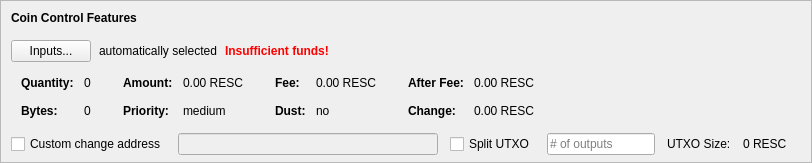
    <widget class="QFrame" name="frameCoinControl">
     <property name="sizePolicy">
      <sizepolicy hsizetype="Expanding" vsizetype="Expanding">
       <horstretch>0</horstretch>
       <verstretch>0</verstretch>
      </sizepolicy>
     </property>
     <property name="maximumSize">
      <size>
       <width>16777215</width>
       <height>16777215</height>
      </size>
     </property>
     <property name="frameShape">
      <enum>QFrame::StyledPanel</enum>
     </property>
     <property name="frameShadow">
      <enum>QFrame::Sunken</enum>
     </property>
     <layout class="QVBoxLayout" name="verticalLayoutCoinControl2">
      <property name="spacing">
       <number>0</number>
      </property>
      <property name="leftMargin">
       <number>0</number>
      </property>
      <property name="topMargin">
       <number>0</number>
      </property>
      <property name="rightMargin">
       <number>0</number>
      </property>
      <property name="bottomMargin">
       <number>6</number>
      </property>
      <item>
       <layout class="QVBoxLayout" name="verticalLayoutCoinControl" stretch="0,0,0,0,1">
        <property name="spacing">
         <number>0</number>
        </property>
        <property name="leftMargin">
         <number>10</number>
        </property>
        <property name="topMargin">
         <number>10</number>
        </property>
        <item>
         <layout class="QHBoxLayout" name="horizontalLayoutCoinControl1">
          <property name="bottomMargin">
           <number>15</number>
          </property>
          <item>
           <widget class="QLabel" name="labelCoinControlFeatures">
            <property name="sizePolicy">
             <sizepolicy hsizetype="Preferred" vsizetype="Maximum">
              <horstretch>0</horstretch>
              <verstretch>0</verstretch>
             </sizepolicy>
            </property>
            <property name="font">
             <font>
              <weight>75</weight>
              <bold>true</bold>
             </font>
            </property>
            <property name="styleSheet">
             <string notr="true">font-weight:bold;</string>
            </property>
            <property name="text">
             <string>Coin Control Features</string>
            </property>
           </widget>
          </item>
         </layout>
        </item>
        <item>
         <layout class="QHBoxLayout" name="horizontalLayoutCoinControl2" stretch="0,0,0,0">
          <property name="spacing">
           <number>8</number>
          </property>
          <property name="bottomMargin">
           <number>10</number>
          </property>
          <item>
           <widget class="QPushButton" name="pushButtonCoinControl">
            <property name="styleSheet">
             <string notr="true"/>
            </property>
            <property name="text">
             <string>Inputs...</string>
            </property>
            <property name="autoDefault">
             <bool>false</bool>
            </property>
           </widget>
          </item>
          <item>
           <widget class="QLabel" name="labelCoinControlAutomaticallySelected">
            <property name="text">
             <string>automatically selected</string>
            </property>
            <property name="margin">
             <number>5</number>
            </property>
           </widget>
          </item>
          <item>
           <widget class="QLabel" name="labelCoinControlInsuffFunds">
            <property name="font">
             <font>
              <weight>75</weight>
              <bold>true</bold>
             </font>
            </property>
            <property name="styleSheet">
             <string notr="true">color:red;font-weight:bold;</string>
            </property>
            <property name="text">
             <string>Insufficient funds!</string>
            </property>
            <property name="margin">
             <number>5</number>
            </property>
           </widget>
          </item>
          <item>
           <spacer name="horizontalSpacerCoinControl">
            <property name="orientation">
             <enum>Qt::Horizontal</enum>
            </property>
            <property name="sizeHint" stdset="0">
             <size>
              <width>40</width>
              <height>1</height>
             </size>
            </property>
           </spacer>
          </item>
         </layout>
        </item>
        <item>
         <widget class="QWidget" name="widgetCoinControl" native="true">
          <property name="sizePolicy">
           <sizepolicy hsizetype="Preferred" vsizetype="Preferred">
            <horstretch>0</horstretch>
            <verstretch>0</verstretch>
           </sizepolicy>
          </property>
          <property name="minimumSize">
           <size>
            <width>0</width>
            <height>0</height>
           </size>
          </property>
          <property name="styleSheet">
           <string notr="true"/>
          </property>
          <layout class="QHBoxLayout" name="horizontalLayoutCoinControl5">
           <property name="leftMargin">
            <number>0</number>
           </property>
           <property name="topMargin">
            <number>0</number>
           </property>
           <property name="rightMargin">
            <number>0</number>
           </property>
           <property name="bottomMargin">
            <number>0</number>
           </property>
           <item>
            <layout class="QHBoxLayout" name="horizontalLayoutCoinControl3" stretch="0,0,0,1">
             <property name="spacing">
              <number>20</number>
             </property>
             <property name="topMargin">
              <number>0</number>
             </property>
             <property name="bottomMargin">
              <number>10</number>
             </property>
             <item>
              <layout class="QFormLayout" name="formLayoutCoinControl1">
               <property name="horizontalSpacing">
                <number>10</number>
               </property>
               <property name="verticalSpacing">
                <number>14</number>
               </property>
               <property name="leftMargin">
                <number>10</number>
               </property>
               <property name="topMargin">
                <number>4</number>
               </property>
               <property name="rightMargin">
                <number>6</number>
               </property>
               <item row="0" column="0">
                <widget class="QLabel" name="labelCoinControlQuantityText">
                 <property name="font">
                  <font>
                   <weight>75</weight>
                   <bold>true</bold>
                  </font>
                 </property>
                 <property name="text">
                  <string>Quantity:</string>
                 </property>
                 <property name="margin">
                  <number>0</number>
                 </property>
                </widget>
               </item>
               <item row="0" column="1">
                <widget class="QLabel" name="labelCoinControlQuantity">
                 <property name="cursor">
                  <cursorShape>IBeamCursor</cursorShape>
                 </property>
                 <property name="contextMenuPolicy">
                  <enum>Qt::ActionsContextMenu</enum>
                 </property>
                 <property name="text">
                  <string notr="true">0</string>
                 </property>
                 <property name="margin">
                  <number>0</number>
                 </property>
                 <property name="textInteractionFlags">
                  <set>Qt::LinksAccessibleByMouse|Qt::TextSelectableByKeyboard|Qt::TextSelectableByMouse</set>
                 </property>
                </widget>
               </item>
               <item row="1" column="0">
                <widget class="QLabel" name="labelCoinControlBytesText">
                 <property name="font">
                  <font>
                   <weight>75</weight>
                   <bold>true</bold>
                  </font>
                 </property>
                 <property name="text">
                  <string>Bytes:</string>
                 </property>
                </widget>
               </item>
               <item row="1" column="1">
                <widget class="QLabel" name="labelCoinControlBytes">
                 <property name="cursor">
                  <cursorShape>IBeamCursor</cursorShape>
                 </property>
                 <property name="contextMenuPolicy">
                  <enum>Qt::ActionsContextMenu</enum>
                 </property>
                 <property name="text">
                  <string notr="true">0</string>
                 </property>
                 <property name="textInteractionFlags">
                  <set>Qt::LinksAccessibleByMouse|Qt::TextSelectableByKeyboard|Qt::TextSelectableByMouse</set>
                 </property>
                </widget>
               </item>
              </layout>
             </item>
             <item>
              <layout class="QFormLayout" name="formLayoutCoinControl2">
               <property name="horizontalSpacing">
                <number>10</number>
               </property>
               <property name="verticalSpacing">
                <number>14</number>
               </property>
               <property name="leftMargin">
                <number>6</number>
               </property>
               <property name="topMargin">
                <number>4</number>
               </property>
               <property name="rightMargin">
                <number>6</number>
               </property>
               <item row="0" column="0">
                <widget class="QLabel" name="labelCoinControlAmountText">
                 <property name="font">
                  <font>
                   <weight>75</weight>
                   <bold>true</bold>
                  </font>
                 </property>
                 <property name="text">
                  <string>Amount:</string>
                 </property>
                 <property name="margin">
                  <number>0</number>
                 </property>
                </widget>
               </item>
               <item row="0" column="1">
                <widget class="QLabel" name="labelCoinControlAmount">
                 <property name="cursor">
                  <cursorShape>IBeamCursor</cursorShape>
                 </property>
                 <property name="contextMenuPolicy">
                  <enum>Qt::ActionsContextMenu</enum>
                 </property>
                 <property name="text">
                  <string notr="true">0.00 RESC</string>
                 </property>
                 <property name="textInteractionFlags">
                  <set>Qt::LinksAccessibleByMouse|Qt::TextSelectableByKeyboard|Qt::TextSelectableByMouse</set>
                 </property>
                </widget>
               </item>
               <item row="1" column="0">
                <widget class="QLabel" name="labelCoinControlPriorityText">
                 <property name="font">
                  <font>
                   <weight>75</weight>
                   <bold>true</bold>
                  </font>
                 </property>
                 <property name="text">
                  <string>Priority:</string>
                 </property>
                </widget>
               </item>
               <item row="1" column="1">
                <widget class="QLabel" name="labelCoinControlPriority">
                 <property name="cursor">
                  <cursorShape>IBeamCursor</cursorShape>
                 </property>
                 <property name="contextMenuPolicy">
                  <enum>Qt::ActionsContextMenu</enum>
                 </property>
                 <property name="text">
                  <string>medium</string>
                 </property>
                 <property name="textInteractionFlags">
                  <set>Qt::LinksAccessibleByMouse|Qt::TextSelectableByKeyboard|Qt::TextSelectableByMouse</set>
                 </property>
                </widget>
               </item>
              </layout>
             </item>
             <item>
              <layout class="QFormLayout" name="formLayoutCoinControl3">
               <property name="horizontalSpacing">
                <number>10</number>
               </property>
               <property name="verticalSpacing">
                <number>14</number>
               </property>
               <property name="leftMargin">
                <number>6</number>
               </property>
               <property name="topMargin">
                <number>4</number>
               </property>
               <property name="rightMargin">
                <number>6</number>
               </property>
               <item row="0" column="0">
                <widget class="QLabel" name="labelCoinControlFeeText">
                 <property name="font">
                  <font>
                   <weight>75</weight>
                   <bold>true</bold>
                  </font>
                 </property>
                 <property name="text">
                  <string>Fee:</string>
                 </property>
                 <property name="margin">
                  <number>0</number>
                 </property>
                </widget>
               </item>
               <item row="0" column="1">
                <widget class="QLabel" name="labelCoinControlFee">
                 <property name="cursor">
                  <cursorShape>IBeamCursor</cursorShape>
                 </property>
                 <property name="contextMenuPolicy">
                  <enum>Qt::ActionsContextMenu</enum>
                 </property>
                 <property name="text">
                  <string notr="true">0.00 RESC</string>
                 </property>
                 <property name="textInteractionFlags">
                  <set>Qt::LinksAccessibleByMouse|Qt::TextSelectableByKeyboard|Qt::TextSelectableByMouse</set>
                 </property>
                </widget>
               </item>
               <item row="1" column="0">
                <widget class="QLabel" name="labelCoinControlLowOutputText">
                 <property name="font">
                  <font>
                   <weight>75</weight>
                   <bold>true</bold>
                  </font>
                 </property>
                 <property name="text">
                  <string>Dust:</string>
                 </property>
                </widget>
               </item>
               <item row="1" column="1">
                <widget class="QLabel" name="labelCoinControlLowOutput">
                 <property name="cursor">
                  <cursorShape>IBeamCursor</cursorShape>
                 </property>
                 <property name="contextMenuPolicy">
                  <enum>Qt::ActionsContextMenu</enum>
                 </property>
                 <property name="text">
                  <string>no</string>
                 </property>
                 <property name="textInteractionFlags">
                  <set>Qt::LinksAccessibleByMouse|Qt::TextSelectableByKeyboard|Qt::TextSelectableByMouse</set>
                 </property>
                </widget>
               </item>
              </layout>
             </item>
             <item>
              <layout class="QFormLayout" name="formLayoutCoinControl4">
               <property name="horizontalSpacing">
                <number>10</number>
               </property>
               <property name="verticalSpacing">
                <number>14</number>
               </property>
               <property name="leftMargin">
                <number>6</number>
               </property>
               <property name="topMargin">
                <number>4</number>
               </property>
               <property name="rightMargin">
                <number>6</number>
               </property>
               <item row="0" column="0">
                <widget class="QLabel" name="labelCoinControlAfterFeeText">
                 <property name="font">
                  <font>
                   <weight>75</weight>
                   <bold>true</bold>
                  </font>
                 </property>
                 <property name="text">
                  <string>After Fee:</string>
                 </property>
                 <property name="margin">
                  <number>0</number>
                 </property>
                </widget>
               </item>
               <item row="0" column="1">
                <widget class="QLabel" name="labelCoinControlAfterFee">
                 <property name="cursor">
                  <cursorShape>IBeamCursor</cursorShape>
                 </property>
                 <property name="contextMenuPolicy">
                  <enum>Qt::ActionsContextMenu</enum>
                 </property>
                 <property name="text">
                  <string notr="true">0.00 RESC</string>
                 </property>
                 <property name="textInteractionFlags">
                  <set>Qt::LinksAccessibleByMouse|Qt::TextSelectableByKeyboard|Qt::TextSelectableByMouse</set>
                 </property>
                </widget>
               </item>
               <item row="1" column="0">
                <widget class="QLabel" name="labelCoinControlChangeText">
                 <property name="font">
                  <font>
                   <weight>75</weight>
                   <bold>true</bold>
                  </font>
                 </property>
                 <property name="text">
                  <string>Change:</string>
                 </property>
                </widget>
               </item>
               <item row="1" column="1">
                <widget class="QLabel" name="labelCoinControlChange">
                 <property name="cursor">
                  <cursorShape>IBeamCursor</cursorShape>
                 </property>
                 <property name="contextMenuPolicy">
                  <enum>Qt::ActionsContextMenu</enum>
                 </property>
                 <property name="text">
                  <string notr="true">0.00 RESC</string>
                 </property>
                 <property name="textInteractionFlags">
                  <set>Qt::LinksAccessibleByMouse|Qt::TextSelectableByKeyboard|Qt::TextSelectableByMouse</set>
                 </property>
                </widget>
               </item>
              </layout>
             </item>
            </layout>
           </item>
          </layout>
         </widget>
        </item>
        <item>
         <layout class="QHBoxLayout" name="horizontalLayoutCoinControl4" stretch="0,0,0,0,0,0,0">
          <property name="spacing">
           <number>12</number>
          </property>
          <property name="sizeConstraint">
           <enum>QLayout::SetDefaultConstraint</enum>
          </property>
          <property name="topMargin">
           <number>5</number>
          </property>
          <property name="rightMargin">
           <number>5</number>
          </property>
          <item>
           <widget class="QCheckBox" name="checkBoxCoinControlChange">
            <property name="toolTip">
             <string>If this is activated, but the change address is empty or invalid, change will be sent to a newly generated address.</string>
            </property>
            <property name="text">
             <string>Custom change address</string>
            </property>
           </widget>
          </item>
          <item>
           <widget class="QValidatedLineEdit" name="lineEditCoinControlChange">
            <property name="enabled">
             <bool>false</bool>
            </property>
            <property name="sizePolicy">
             <sizepolicy hsizetype="Expanding" vsizetype="Fixed">
              <horstretch>0</horstretch>
              <verstretch>0</verstretch>
             </sizepolicy>
            </property>
           </widget>
          </item>
          <item>
           <widget class="QCheckBox" name="splitBlockCheckBox">
            <property name="text">
             <string>Split UTXO</string>
            </property>
           </widget>
          </item>
          <item>
           <widget class="QLineEdit" name="splitBlockLineEdit">
            <property name="sizePolicy">
             <sizepolicy hsizetype="Fixed" vsizetype="Fixed">
              <horstretch>50</horstretch>
              <verstretch>0</verstretch>
             </sizepolicy>
            </property>
            <property name="placeholderText">
             <string># of outputs</string>
            </property>
           </widget>
          </item>
          <item>
           <widget class="QLabel" name="labelBlockSizeText">
            <property name="text">
             <string>UTXO Size:</string>
            </property>
           </widget>
          </item>
          <item>
           <widget class="QLabel" name="labelBlockSize">
            <property name="text">
             <string>0 RESC</string>
            </property>
           </widget>
          </item>
          <item>
           <widget class="QLabel" name="labelCoinControlChangeLabel">
            <property name="sizePolicy">
             <sizepolicy hsizetype="Preferred" vsizetype="Expanding">
              <horstretch>0</horstretch>
              <verstretch>0</verstretch>
             </sizepolicy>
            </property>
            <property name="minimumSize">
             <size>
              <width>0</width>
              <height>0</height>
             </size>
            </property>
            <property name="text">
             <string/>
            </property>
            <property name="margin">
             <number>3</number>
            </property>
           </widget>
          </item>
         </layout>
        </item>
        <item>
         <spacer name="verticalSpacerCoinControl">
          <property name="orientation">
           <enum>Qt::Vertical</enum>
          </property>
          <property name="sizeHint" stdset="0">
           <size>
            <width>800</width>
            <height>1</height>
           </size>
          </property>
         </spacer>
        </item>
       </layout>
      </item>
     </layout>
    </widget>
